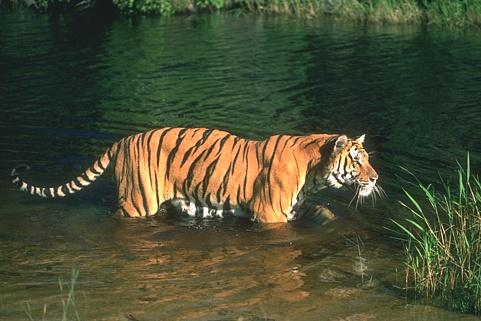
#> input picture data/108073.jpg, 481 x 321 px
$ python 3_6.py   (older library calls are emulated)
#> lines starting #> are read from the running program, lines starting #| are printed output that depends on the picture
'''
@Filename:
@Author: shifaqiang
@Email: 14061115@buaa.edu.cn
@Github: https://github.com/luoboganer
@Date: 2019-05-14 11:53:57
@LastEditors: shifaqiang
@LastEditTime: 2019-05-15 10:20:08
@Software: Visual Studio Code
@Description:
'''

import matplotlib
matplotlib.use('Agg')
import matplotlib.pyplot as plt
plt.style.use('../style/elegant.mplstyle')
from skimage import io,segmentation,color,future
import numpy as np
import networkx as nx
from scipy import ndimage as ndi

def add_edge_filter(values,graph):
    center=values[len(values)//2]
    for neighbor in values:
        if neighbor!=center and not graph.has_edge(center,neighbor):
            graph.add_edge(center,neighbor)
    return 0.0 # return value just for satisfying the requirement of generic_filter

def build_rag(labels,image):
    graph=nx.Graph()
    footprint=ndi.generate_binary_structure(labels.ndim,connectivity=1)
    _=ndi.generic_filter(labels,add_edge_filter,footprint=footprint,mode='nearest',extra_arguments=(graph,))
    for n in graph:
        graph.node[n]['total color']=np.zeros(3,np.double)
        graph.node[n]['pixel count']=0
    for index in np.ndindex(labels.shape):
        n=labels[index]
        graph.node[n]['total color']+=image[index]
        graph.node[n]['pixel count']+=1
    return graph

def threshold_graph(graph,t):
    to_remove=[(u,v) for (u,v,d) in graph.edges(data=True) if d['weight']>t]
    graph.remove_edges_from(to_remove)

def rag_segmentation_tiger(seg,image):
    graph=build_rag(seg,image)
    for n in graph:
        node=graph.node[n]
        node['mean']=node['total color']/node['pixel count']
    for u,v in graph.edges:
        d=graph.node[u]['mean']-graph.node[v]['mean']
        graph[u][v]['weight']=np.linalg.norm(d)
    threshold_graph(graph,80)
    map_array=np.zeros(np.max(seg)+1,np.int)
    for i,segment in enumerate(nx.connected_components(g)):
        for initial in segment:
            map_array[int(initial)]=i
    segmented=map_array[seg]
    tiger_slic_seg=color.label2rgb(segmented,image)
    io.imsave('./3_6_rag_tiger.png',tiger_slic_seg)

if __name__ == "__main__":
    # url= https://www2.eecs.berkeley.edu/Research/Projects/CS/vision/bsds/BSDS300/html/images/plain/normal/color/108073.jpg
    filename_tiger='../data/108073.jpg'
    tiger=io.imread(filename_tiger)
#> tiger is the input picture: shape (321, 481, 3); mean R, G, B 73, 76.9, 51.8
    seg=segmentation.slic(tiger,n_segments=30,compactness=40.0,enforce_connectivity=True,sigma=3)
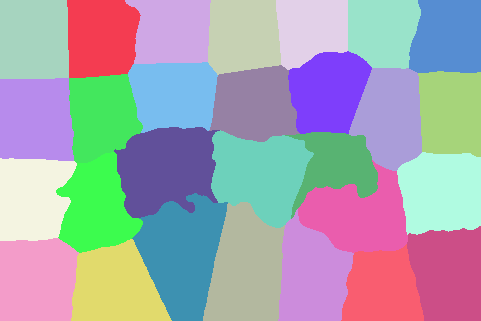
#> seg: shape (321, 481) int64; 28 distinct labels, from 1 to 28; one colour per label, 0 black
    tiger_slic=color.label2rgb(seg,tiger)*255
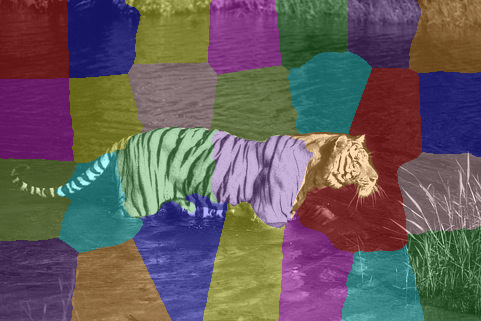
#> tiger_slic: shape (321, 481, 3) float64; mean R, G, B 102.8, 92.1, 93.7
    tiger_slic=tiger_slic.astype(np.uint8)
    io.imsave('./3_6_slic.png',tiger_slic)
    g=future.graph.rag_mean_color(tiger,seg)
    future.graph.show_rag(seg,g,tiger,edge_cmap='YlGnBu')
    plt.savefig('./3_6_rag.png')
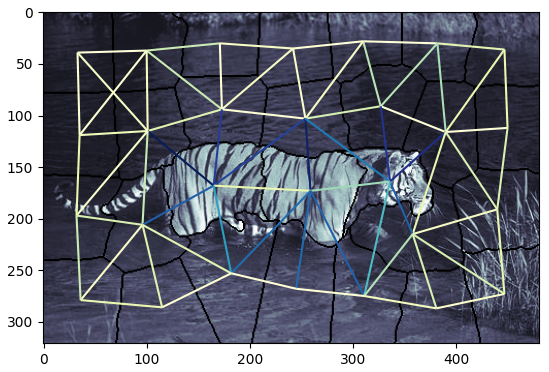
#> figure drawn by matplotlib, 1 panel
    rag_segmentation_tiger(seg,tiger)
#> (the run stopped early here; a loop or call above may not have finished)
